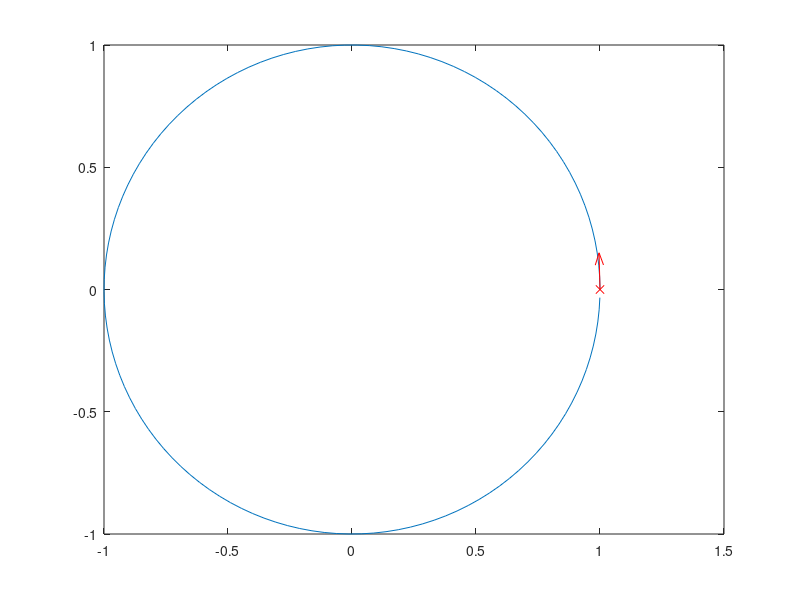

This figure's MATLAB source: (Note: this script raises an error after producing the figure.)
% June 20, 2013
% implemented for Modal Analysis of General Rotor System lectured by Prof. Lee, Jong-Won
% written by Seung-Chan Kim
% Typical orbits
% for more details : http://awesomeairkick.blogspot.kr/2013/06/typical-orbits.html

clc; clear; close all;
theta=0:0.05:2*pi;

%% Figure 1
r1 = exp(i*theta);
R = r1;
grad1 = R(2) - R(1);

figure;
Rx = real(R);
Ry = imag(R);

plot(Rx,Ry); hold on
plot(Rx(1),Ry(1),'rx'); 

h= quiver(Rx(1),Ry(1), real(grad1), imag(grad1),3,'r');
adjust_quiver_arrowhead_size(h, 6);
axis equal; grid on;
title('r=e^{j\theta}'); %Epitrochoid
%% Figure 2

r1 = exp(i*theta);
r2 = exp(i*-1*theta);  % Hypocycloid

R = r1+0.5*r2;
grad1 = R(2) - R(1);

figure;
Rx = real(R); Ry = imag(R);

plot(Rx,Ry); hold on
% plot(Rx(1),Ry(1),'rx'); 

h= quiver(Rx(1),Ry(1), real(grad1), imag(grad1),5,'r');
adjust_quiver_arrowhead_size(h, 10);
axis equal; grid on;
title('r=e^{j\theta}+0.5*e^{-j\theta}'); %Epitrochoid
axis([-1.7 1.7 -1.5 1.5]);

%% Figure 3 - Limacon & Cardioid

r1 = exp(i*theta);
r2 = exp(i*2*theta);  % Hypocycloid

R = r1+0.5*r2;
grad1 = R(2) - R(1);

figure;
Rx = real(R); Ry = imag(R);

plot(Rx,Ry); hold on
% plot(Rx(1),Ry(1),'rx'); 

h= quiver(Rx(1),Ry(1), real(grad1), imag(grad1),3,'r');
adjust_quiver_arrowhead_size(h, 10);
axis equal; grid on;
title('r=e^{j\theta}+ 0.5*e^{2\theta}'); %Epitrochoid
axis([-2 2.5 -2 2]);


%% Figure 4 - Petal Curve

r1 = exp(i*-1*theta);
r2 = exp(i*2*theta);  % Hypocycloid

R = r1+0.8*r2;
grad1 = R(2) - R(1);

figure;
Rx = real(R); Ry = imag(R);

plot(Rx,Ry); hold on
% plot(Rx(1),Ry(1),'rx'); 

h= quiver(Rx(1),Ry(1), real(grad1), imag(grad1),3,'r');
adjust_quiver_arrowhead_size(h, 10);
axis equal; grid on;
title('r=e^{-j\theta}+ e^{2\theta}'); %Epitrochoid
axis([-2 2.5 -2 2]);


%% Figure 4 - Petal Curve - APPLE

r1 = exp(i*-1*theta);
r2 = exp(i*7*theta);  % Hypocycloid

R = r1+0.9*r2;
grad1 = R(2) - R(1);

figure;
Rx = real(R); Ry = imag(R);

plot(Rx,Ry); hold on
% plot(Rx(1),Ry(1),'rx'); 

h= quiver(Rx(1),Ry(1), real(grad1), imag(grad1),3,'r');
adjust_quiver_arrowhead_size(h, 10);
axis equal; grid on;
title('r=e^{-j1\theta}+ 0.9*e^{7\theta}'); %Epitrochoid
axis([-2 2.5 -2 2]);


%% Figure 5 - Epicycloid & Hypocycloid

r1 = exp(i*1*theta);
r2 = exp(i*-5*theta);  % Hypocycloid

R = r1+0.2*r2;
grad1 = R(2) - R(1);

figure;
Rx = real(R); Ry = imag(R);

plot(Rx,Ry); hold on
% plot(Rx(1),Ry(1),'rx'); 

h= quiver(Rx(1),Ry(1), real(grad1), imag(grad1),3,'r');
adjust_quiver_arrowhead_size(h, 10);
axis equal; grid on;
title('r=e^{j1\theta}+ 0.2*e^{-5\theta}'); %Epitrochoid
axis([-2 2.5 -2 2]);

%% Figure 6 - Epitrochoid & Hypotrotrochoid

r1 = exp(i*1*theta);
r2 = exp(i*8*theta);  

R = r1+0.3*r2;
grad1 = R(2) - R(1);

figure;
Rx = real(R); Ry = imag(R);

plot(Rx,Ry); hold on
% plot(Rx(1),Ry(1),'rx'); 

h= quiver(Rx(1),Ry(1), real(grad1), imag(grad1),3,'r');
adjust_quiver_arrowhead_size(h, 10);
axis equal; grid on;
title('r=e^{j1\theta}+ 0.3*e^{8\theta}'); %Epitrochoid
axis([-2 2.5 -2 2]);

return;
% r2 = exp(i*2*theta);




%r2 = exp(i*8*theta); %Epitrochoid
%R = r1+0.3*r2;
 
%r2 = exp(-i*1.0*theta); %Epitrochoid
R = r1+1*r2;
 

grad1 = R(2) - R(1);






figure;
Rx = real(R);
Ry = imag(R);

plot(Rx,Ry); hold on
plot(Rx(1),Ry(1),'rx'); 

h= quiver(Rx(1),Ry(1), real(grad1), imag(grad1),3,'r');
adjust_quiver_arrowhead_size(h, 6);

axis equal;
grid on;
% axis([-1.5 1.5 -1.5 1.5]);
%  axis([-2 2.5 -2 2]);
% axis([-2 2 -1 1]);
% title('r=e^{j\theta}+0.5e^{-j\theta}');
% title('r=e^{j\theta}+e^{j2\theta}');
%title('r=e^{j\theta}+0.2e^{-j5\theta}'); % Hypocycloid
%title('r=e^{j\theta}+0.3e^{-j8\theta}'); %Hypotrochoid
title('r=e^{j\theta}+0.3e^{j8\theta}'); %Epitrochoid
